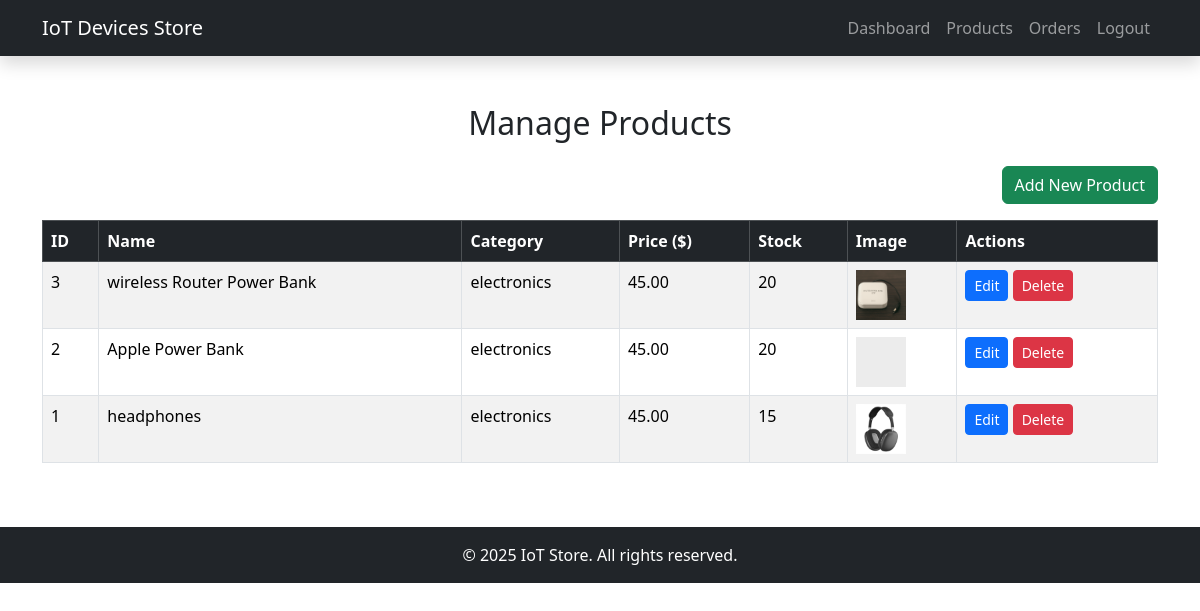
The page /admin/manage_products.php (signed in) on the database its author committed.
### tables this page shows
CREATE TABLE `product` (
  `id` int(11) NOT NULL,
  `name` varchar(100) NOT NULL,
  `description` text DEFAULT NULL,
  `category` varchar(100) DEFAULT NULL,
  `price` decimal(10,2) DEFAULT NULL,
  `stock` int(11) DEFAULT NULL,
  `image` varchar(255) DEFAULT NULL
);

### admin/manage_products.php (the view, shortened to what this page needs)
<?php
include("../includes/db.php");
include '../includes/header.php';
?>
<div class="container mt-5">
  <h2 class="text-center mb-4">Manage Products</h2>
  <div class="text-end mb-3">
    <button class="btn btn-success" data-bs-toggle="modal" data-bs-target="#addProductModal">
      Add New Product
    </button>
  </div>
  <div class="table-responsive">
    <table class="table table-bordered table-striped">
      <thead class="table-dark">
        <tr>
          <th>ID</th>
          <th>Name</th>
          <th>Category</th>
          <th>Price ($)</th>
          <th>Stock</th>
          <th>Image</th>
          <th>Actions</th>
        </tr>
      </thead>
      <tbody>
        <?php
        $result = $conn->query("SELECT * FROM product ORDER BY id DESC");
        if ($result->num_rows > 0):
          while ($row = $result->fetch_assoc()):
        ?>
        <tr>
          <td><?php echo $row['id']; ?></td>
          <td><?php echo htmlspecialchars($row['name']); ?></td>
          <td><?php echo htmlspecialchars($row['category']); ?></td>
          <td><?php echo number_format($row['price'], 2); ?></td>
          <td><?php echo $row['stock']; ?></td>
          <td>
            <img src="../assets/images/<?php echo htmlspecialchars($row['image']); ?>" width="50" height="50" alt="Product">
          </td>
          <td>
            <a href="edit_product.php?id=<?php echo $row['id']; ?>" class="btn btn-primary btn-sm">Edit</a>
            <a href="manage_products.php?delete=<?php echo $row['id']; ?>" class="btn btn-danger btn-sm" onclick="return confirm('Are you sure you want to delete this product?');">Delete</a>
          </td>
        </tr>
        <?php
          endwhile;
        else:
        ?>
        <tr>
          <td colspan="7" class="text-center">No products found.</td>
        </tr>
        <?php endif; ?>
      </tbody>
    </table>
  </div>
</div>
<?php include '../includes/footer.php'; ?>

### rows shown on the page
product: id "3", name "wireless Router Power Bank", category "electronics", price "45.00", stock "20", image (picture)
product: id "2", name "Apple Power Bank", category "electronics", price "45.00", stock "20", image (picture)
product: id "1", name "headphones", category "electronics", price "45.00", stock "15", image (picture)
